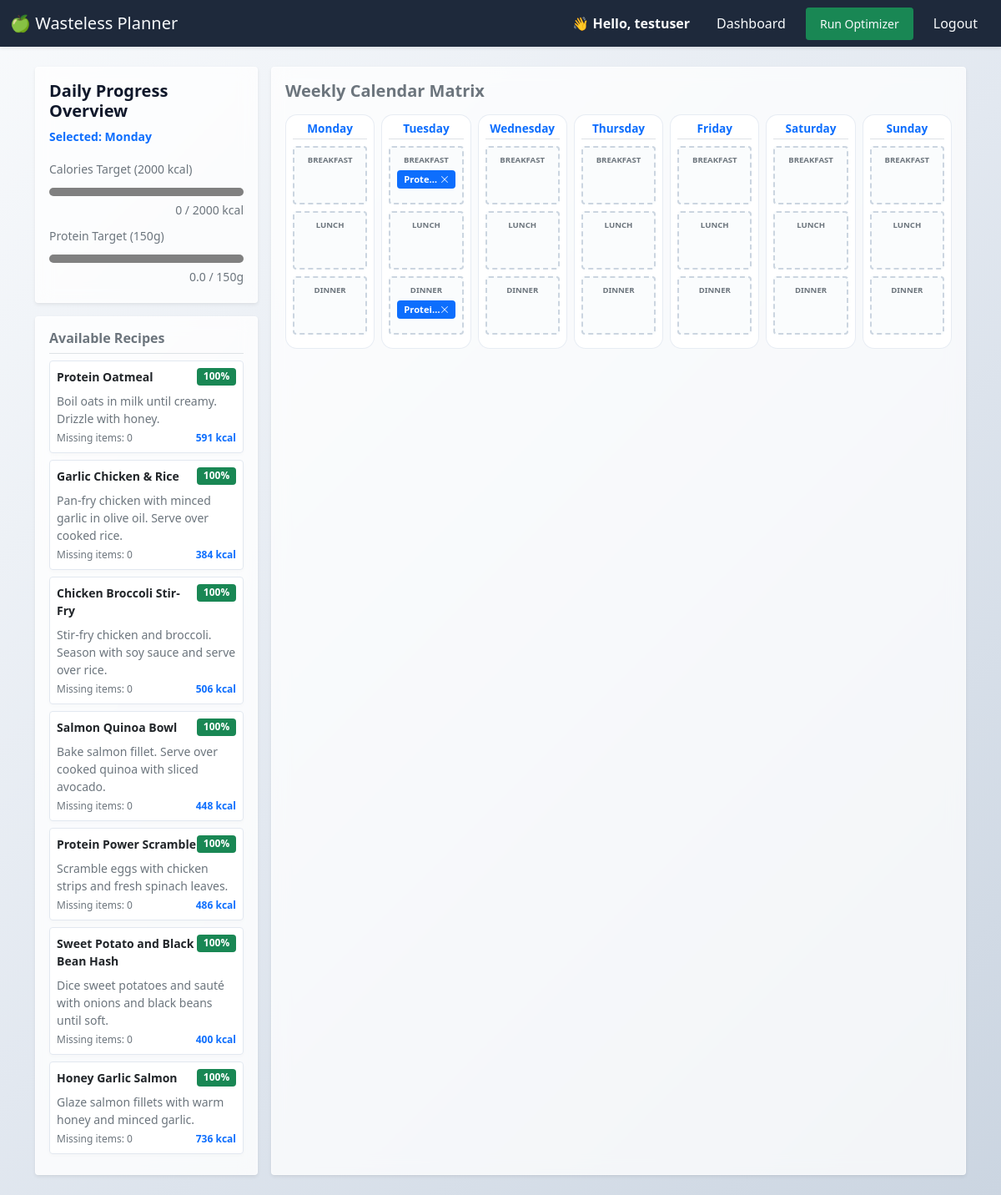
The page / (signed in) on the database its author committed.
### planner/models.py (models this page shows, shortened)
class Recipe(models.Model):
    title = models.CharField(max_length=200, unique=True)
    instructions = models.TextField()
    prep_time = models.IntegerField(help_text="Time in minutes", validators=[MinValueValidator(1)])
    calories = models.IntegerField(validators=[MinValueValidator(0)], default=0)
    protein = models.DecimalField(max_digits=5, decimal_places=1, default=0.0, help_text="in grams")
    carbs = models.DecimalField(max_digits=5, decimal_places=1, default=0.0, help_text="in grams")
    fat = models.DecimalField(max_digits=5, decimal_places=1, default=0.0, help_text="in grams")
    created_at = models.DateTimeField(auto_now_add=True)

class MealPlan(models.Model):
    MEAL_CHOICES = [
        ('Breakfast', 'Breakfast'),
        ('Lunch', 'Lunch'),
        ('Dinner', 'Dinner'),
    ]
    user = models.ForeignKey(User, on_delete=models.CASCADE, related_name="meal_plans")
    recipe = models.ForeignKey(Recipe, on_delete=models.CASCADE)
    date = models.DateField()
    meal_type = models.CharField(max_length=15, choices=MEAL_CHOICES, default='Dinner')
    class Meta:
        ordering = ['date']
        unique_together = ('user', 'date', 'meal_type')

### planner/views.py (the view)
# urls.py: path('', views.dashboard_view, name='dashboard'),
@login_required
def dashboard_view(request):
    user = request.user
    today = timezone.now().date()
    pantry_items = PantryItem.objects.filter(user=user).select_related('ingredient')
    user_stock = {}
    expiring_items = []
    seen_ingredients = set()
    for item in pantry_items:
        ing_id = item.ingredient.id
        if ing_id not in user_stock:
            user_stock[ing_id] = Decimal("0.00")
        user_stock[ing_id] += item.quantity
        try:
            days_left = item.days_until_expiration()
        except Exception:
            days_left = 99
        if days_left <= 3 and ing_id not in seen_ingredients:
            expiring_items.append(item)
            seen_ingredients.add(ing_id)
    all_recipes = Recipe.objects.prefetch_related('recipe_ingredients__ingredient')
    recommended_recipes = []
    for recipe in all_recipes:
        requirements = recipe.recipe_ingredients.all()
        if not requirements:
            continue
        matched_ingredients = 0
        total_ingredients_count = len(requirements)
        for req in requirements:
            req_ing_id = req.ingredient.id
            if req_ing_id in user_stock and user_stock[req_ing_id] >= req.quantity:
                matched_ingredients += 1
        match_percentage = int((matched_ingredients / total_ingredients_count) * 100)
        if match_percentage >= 25:
            recommended_recipes.append({
                "recipe": recipe,
                "match_percentage": match_percentage,
                "missing_count": total_ingredients_count - matched_ingredients
            })
    calendar_days = [
        {"code": "MON", "name": "Monday"},
        {"code": "TUE", "name": "Tuesday"},
        {"code": "WED", "name": "Wednesday"},
        {"code": "THU", "name": "Thursday"},
        {"code": "FRI", "name": "Friday"},
        {"code": "SAT", "name": "Saturday"},
        {"code": "SUN", "name": "Sunday"},
    ]
    daily_macros = {
        "MON": {"calories": 0, "protein": 0.0},
        "TUE": {"calories": 0, "protein": 0.0},
        "WED": {"calories": 0, "protein": 0.0},
        "THU": {"calories": 0, "protein": 0.0},
        "FRI": {"calories": 0, "protein": 0.0},
        "SAT": {"calories": 0, "protein": 0.0},
        "SUN": {"calories": 0, "protein": 0.0},
    }
    saved_meals = MealPlan.objects.filter(user=user).select_related('recipe')
    day_map = {0: "MON", 1: "TUE", 2: "WED", 3: "THU", 4: "FRI", 5: "SAT", 6: "SUN"}
    for plan in saved_meals:
        code = day_map.get(plan.date.weekday(), "MON")
        plan.date_code = code
        if plan.recipe:
            cals = getattr(plan.recipe, 'calories', 0) or 0
            prot = getattr(plan.recipe, 'protein', 0) or 0
            daily_macros[code]["calories"] += int(cals)
            daily_macros[code]["protein"] += int(prot)
    context = {
        "pantry_items": pantry_items,
        "expiring_items": expiring_items,
        "recommended_recipes": recommended_recipes,  # Constrain UI view window to top 7 hits
        "today": today,
        "calendar_days": calendar_days,
        "saved_meals": saved_meals,
        "daily_macros": daily_macros,
        "mon_cals": daily_macros["MON"]["calories"],
        "mon_prot": daily_macros["MON"]["protein"],
    }
    return render(request, "planner/index.html", context)

### planner/templates/planner/index.html (shortened to what this page needs)
{% extends "planner/layout.html" %}
{% block body %}
<div class="row g-3">
    <aside class="col-12 col-md-4 col-lg-3" id="macro-summary-panel">
        <div class="card p-3 shadow-sm mb-3">
            <h5 class="card-title fw-bold">Daily Progress Overview</h5>
            <p class="text-primary small fw-bold mb-3" id="active-day-tracker-label">Selected: Monday</p>
            <div class="mb-2">
                <label for="calories-progress" class="form-label mb-1 small text-muted">Calories Target (2000 kcal)</label>
                <progress id="calories-progress" class="w-100" value="{{ mon_cals }}" max="2000"></progress>
                <small class="text-muted d-block text-end" id="calories-text-value">{{ mon_cals }} / 2000 kcal</small>
            </div>
            <div class="mb-1">
                <label for="protein-progress" class="form-label mb-1 small text-muted">Protein Target (150g)</label>
                <progress id="protein-progress" class="w-100" value="{{ mon_prot }}" max="150"></progress>
                <small class="text-muted d-block text-end" id="protein-text-value">{{ mon_prot }} / 150g</small>
            </div>
        </div>
        <div class="card p-3 shadow-sm" id="recipe-pool">
        <h6 class="border-bottom pb-2 fw-bold text-secondary">Available Recipes</h6>
        {% if recommended_recipes %}
            {% for item in recommended_recipes %}
            <div class="recipe-card p-2 mb-2 border rounded bg-light" draggable="true" data-recipe-id="{{ item.recipe.id }}" data-calories="{{ item.recipe.calories }}" data-protein="{{ item.recipe.protein }}" style="cursor: grab;">
                <div class="d-flex justify-content-between align-items-start">
                <strong class="text-dark small">{{ item.recipe.title }}</strong>
                <span class="badge bg-success small">{{ item.match_percentage }}%</span>
                </div>
                <div class="text-secondary small mt-2">
                <p class="mb-1">{{ item.recipe.instructions }}</p>
                </div>
                <div class="text-muted mt-1 d-flex justify-content-between" style="font-size: 0.75rem;">
                <span>Missing items: {{ item.missing_count }}</span>
                <span class="text-primary fw-bold">{{ item.recipe.calories }} kcal</span>
                </div>
            </div>
            {% endfor %}
        {% else %}
            <p class="text-muted small text-center my-3">No recipe matches found (Min. 25% match required).</p>
        {% endif %}
        </div>
    </aside>
    <section class="col-12 col-md-8 col-lg-9" id="calendar-workspace">
        <div class="card p-3 shadow-sm h-100">
            <h2 class="h5 fw-bold mb-3 text-secondary">Weekly Calendar Matrix</h2>
            <div class="calendar-grid" style="display: grid; gap: 0.5rem;">
                {% for day in calendar_days %}
                <div class="calendar-day-column border rounded p-2 bg-white" data-day-code="{{ day.code }}" data-day-name="{{ day.name }}">
                    <h6 class="text-center text-primary border-bottom pb-1 fw-bold" style="font-size: 0.85rem;">{{ day.name }}</h6>
                    <div class="meal-slot border rounded p-2 my-2 bg-light text-center"
                         data-meal-type="Breakfast"
                         data-current-calories="{% for plan in saved_meals %}{% if plan.date_code == day.code and plan.meal_type == 'Breakfast' %}{{ plan.recipe.calories }}{% endif %}{% endfor %}"
                         data-current-protein="{% for plan in saved_meals %}{% if plan.date_code == day.code and plan.meal_type == 'Breakfast' %}{{ plan.recipe.protein }}{% endif %}{% endfor %}"
                         style="min-height: 70px;">
                        <small class="slot-label text-muted d-block fw-bold" style="font-size: 0.6rem;">BREAKFAST</small>
                        <div class="slot-occupied-zone mt-1">
                            {% for plan in saved_meals %}
                                {% if plan.date_code == day.code and plan.meal_type == "Breakfast" %}
                                    <span class="recipe-card badge bg-primary w-100 py-1 text-wrap d-flex justify-content-between align-items-center"
                                        draggable="true"
                                        data-recipe-id="{{ plan.recipe.id }}"
                                        data-calories="{{ plan.recipe.calories }}"
                                        data-protein="{{ plan.recipe.protein }}"
                                        style="cursor: grab; font-size: 0.7rem;">
                                        <strong class="text-white">{{ plan.recipe.title }}</strong>
                                        <button type="button" class="btn-close btn-close-white remove-meal-btn"
                                                aria-label="Remove"
                                                style="font-size: 0.5rem; padding: 0.2rem; cursor: pointer;"></button>
                                    </span>
                                {% endif %}
                            {% endfor %}
                        </div>
                    </div>
                    <div class="meal-slot border rounded p-2 my-2 bg-light text-center"
                         data-meal-type="Lunch"
                         data-current-calories="{% for plan in saved_meals %}{% if plan.date_code == day.code and plan.meal_type == 'Lunch' %}{{ plan.recipe.calories }}{% endif %}{% endfor %}"
                         data-current-protein="{% for plan in saved_meals %}{% if plan.date_code == day.code and plan.meal_type == 'Lunch' %}{{ plan.recipe.protein }}{% endif %}{% endfor %}"
                         style="min-height: 70px;">
                        <small class="slot-label text-muted d-block fw-bold" style="font-size: 0.6rem;">LUNCH</small>
                    </div>
                    <div class="meal-slot border rounded p-2 my-2 bg-light text-center"
                         data-meal-type="Dinner"
                         data-current-calories="{% for plan in saved_meals %}{% if plan.date_code == day.code and plan.meal_type == 'Dinner' %}{{ plan.recipe.calories }}{% endif %}{% endfor %}"
                         data-current-protein="{% for plan in saved_meals %}{% if plan.date_code == day.code and plan.meal_type == 'Dinner' %}{{ plan.recipe.protein }}{% endif %}{% endfor %}"
                         style="min-height: 70px;">
                        <small class="slot-label text-muted d-block fw-bold" style="font-size: 0.6rem;">DINNER</small>
                        <div class="slot-occupied-zone mt-1">
                            {% for plan in saved_meals %}
                                {% if plan.date_code == day.code and plan.meal_type == "Dinner" %}
                                    <span class="recipe-card badge bg-primary w-100 py-1 text-wrap d-flex justify-content-between align-items-center"
                                        draggable="true"
                                        data-recipe-id="{{ plan.recipe.id }}"
                                        data-calories="{{ plan.recipe.calories }}"
                                        data-protein="{{ plan.recipe.protein }}"
                                        style="cursor: grab; font-size: 0.7rem;">
                                        <strong class="text-white">{{ plan.recipe.title }}</strong>
                                        <button type="button" class="btn-close btn-close-white remove-meal-btn"
                                                aria-label="Remove"
                                                style="font-size: 0.5rem; padding: 0.2rem; cursor: pointer;"></button>
                                    </span>
                                {% endif %}
                            {% endfor %}
                        </div>
                    </div>
                </div>
                {% endfor %}
            </div>
        </div>
    </section>
</div>
{% endblock %}

### planner/templates/planner/layout.html (shortened to what this page needs)
{% load static %}
<!DOCTYPE html>
<html lang="en">
<head>
    <link href="https://cdn.jsdelivr.net/npm/bootstrap@5.0.2/dist/css/bootstrap.min.css" rel="stylesheet">
    <link rel="stylesheet" href="{% static 'planner/css/styles.css' %}">
</head>
<body>
    <nav class="navbar navbar-expand-lg navbar-dark shadow-sm">
        <div class="container-fluid">
            <a class="navbar-brand" href="{% url 'dashboard' %}">&#x1F34F; Wasteless Planner</a>
            <div class="collapse navbar-collapse" id="mealPlannerNavbar">
                <ul class="navbar-nav ms-auto mb-2 mb-lg-0 align-items-lg-center">
                    {% if user.is_authenticated %}
                        <li class="nav-item">
                            <span class="navbar-text px-3 fw-bold text-light">
                                👋 Hello, {{ user.first_name|default:user.username }}
                            </span>
                        </li>
                        <li class="nav-item">
                            <a class="nav-link px-3" href="{% url 'dashboard' %}">Dashboard</a>
                        </li>
                        <li class="nav-item d-grid d-lg-block" id="run-optimizer-btn-container">
                            <a class="nav-link btn btn-success btn-sm text-white px-3 my-2 my-lg-0 mx-lg-2" href="#" id="run-optimizer-btn">Run Optimizer</a>
                        </li>
                        <li class="nav-item">
                            <a class="nav-link px-3" href="{% url 'logout' %}">Logout</a>
                        </li>
                    {% endif %}
                </ul>
            </div>
        </div>
    </nav>
    <main class="container my-4">
        {% block body %}
        {% endblock %}
    </main>
</body>
</html>

### rows shown on the page
Recipe: recipe "Protein Oatmeal", match_percentage "100", recipe.instructions "Boil oats in milk until creamy. Drizzle with honey.", missing_count "0", recipe.calories "591"
Recipe: recipe "Garlic Chicken & Rice", match_percentage "100", recipe.instructions "Pan-fry chicken with minced garlic in olive oil. Serve over cooked rice.", missing_count "0", recipe.calories "384"
Recipe: recipe "Chicken Broccoli Stir-Fry", match_percentage "100", recipe.instructions "Stir-fry chicken and broccoli. Season with soy sauce and serve over rice.", missing_count "0", recipe.calories "506"
Recipe: recipe "Salmon Quinoa Bowl", match_percentage "100", recipe.instructions "Bake salmon fillet. Serve over cooked quinoa with sliced avocado.", missing_count "0", recipe.calories "448"
Recipe: recipe "Protein Power Scramble", match_percentage "100", recipe.instructions "Scramble eggs with chicken strips and fresh spinach leaves.", missing_count "0", recipe.calories "486"
Recipe: recipe "Sweet Potato and Black Bean Hash", match_percentage "100", recipe.instructions "Dice sweet potatoes and sauté with onions and black beans until soft.", missing_count "0", recipe.calories "400"
Recipe: recipe "Honey Garlic Salmon", match_percentage "100", recipe.instructions "Glaze salmon fillets with warm honey and minced garlic.", missing_count "0", recipe.calories "736"
MealPlan: recipe "Prote…"
MealPlan: recipe "Protei…"

### other values the page prints
{{ user.first_name|default:user.username }} "testuser"
{{ mon_cals }} "0"
{{ mon_prot }} "0.0"
{{ day.name }} "Monday" "Tuesday" "Wednesday" "Thursday" "Friday" "Saturday" "Sunday"
